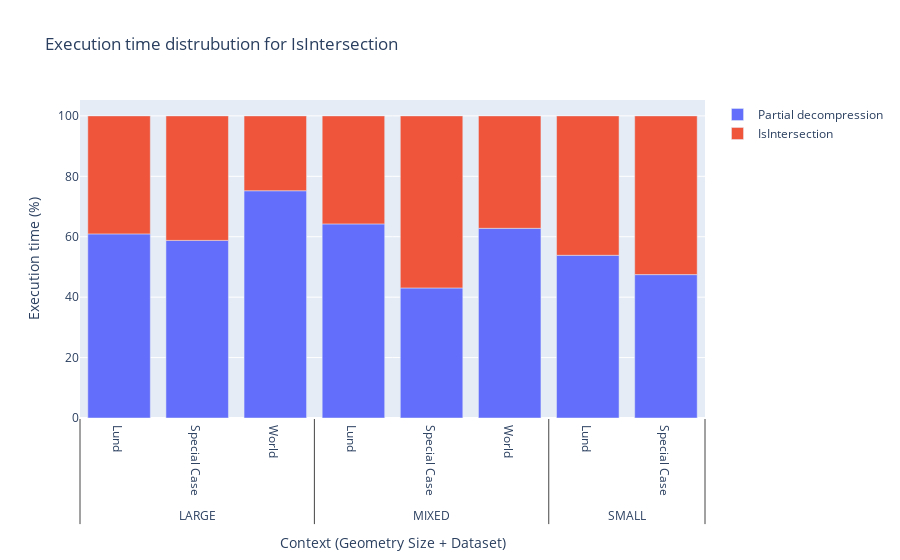
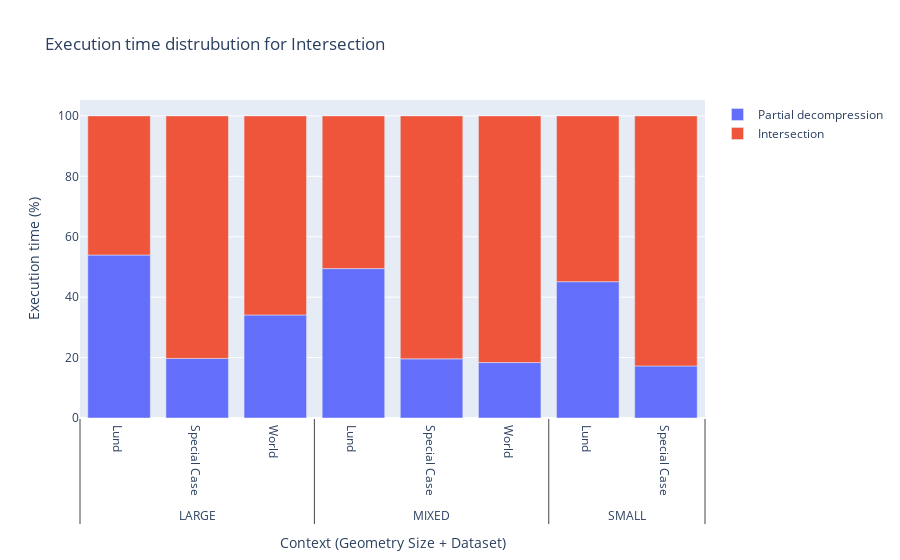

Here is the notebook cell these charts were saved with, in order:
### Code cell
pd.options.mode.chained_assignment = None  # default='warn'
import plotly.graph_objects as go

if SHOW_STATS:
    for idx, df in enumerate([stats_df[stats_df['predicate'] == True], stats_df[stats_df['predicate'] == False]]): #Loop through predicate and not predicate intersection seperately
        #Calculate decompression and intersection time fraction
        df["decomp"] = df["decomp"].div(df.total_time/100, axis=0);
        df['intersection' if idx == 1 else 'is_intersection'] = df.apply(lambda x: 100 - x['decomp'], axis=1);
        exec_fractions_df = df[["decomp", 'intersection' if idx == 1 else 'is_intersection', "dataset", "context"]];
        exec_fractions_df = exec_fractions_df.groupby(['context','dataset']).mean();
        exec_fractions_df.reset_index(inplace=True)
       
        x = [
            exec_fractions_df.context.values,
            exec_fractions_df.dataset.values
        ]
        fig = go.Figure()
        fig.add_bar(x=x,y=exec_fractions_df.decomp.values, name="Partial decompression")
        if idx == 0:
            fig.add_bar(x=x,y=exec_fractions_df.is_intersection.values, name="IsIntersection")
            fig.update_layout(title="Execution time distrubution for IsIntersection")

        else:
            fig.add_bar(x=x,y=exec_fractions_df.intersection.values, name="Intersection")
            fig.update_layout(title="Execution time distrubution for Intersection")
        fig.update_layout(barmode="relative", yaxis_title="Execution time (%)", xaxis_title="Context (Geometry Size + Dataset)")

        fig.show()

### Figure 1 — Plotly figure (JSON) as saved in the notebook; plotly's stock layout.template omitted (floating-point values rounded to 4 significant figures)
{"data": [{"name": "Partial decompression", "type": "bar", "x": [["LARGE", "LARGE", "LARGE", "MIXED", "MIXED", "MIXED", "SMALL", "SMALL"], ["Lund", "Special Case", "World", "Lund", "Special Case", "World", "Lund", "Special Case"]], "y": [60.94, 58.79, 75.22, 64.25, 43.05, 62.79, 53.86, 47.46]}, {"name": "IsIntersection", "type": "bar", "x": [["LARGE", "LARGE", "LARGE", "MIXED", "MIXED", "MIXED", "SMALL", "SMALL"], ["Lund", "Special Case", "World", "Lund", "Special Case", "World", "Lund", "Special Case"]], "y": [39.06, 41.21, 24.78, 35.75, 56.95, 37.21, 46.14, 52.54]}], "layout": {"barmode": "relative", "title": {"text": "Execution time distrubution for IsIntersection"}, "xaxis": {"title": {"text": "Context (Geometry Size + Dataset)"}}, "yaxis": {"title": {"text": "Execution time (%)"}}}}

### Figure 2 — Plotly figure (JSON) as saved in the notebook; plotly's stock layout.template omitted (floating-point values rounded to 4 significant figures)
{"data": [{"name": "Partial decompression", "type": "bar", "x": [["LARGE", "LARGE", "LARGE", "MIXED", "MIXED", "MIXED", "SMALL", "SMALL"], ["Lund", "Special Case", "World", "Lund", "Special Case", "World", "Lund", "Special Case"]], "y": [53.94, 19.72, 34.11, 49.45, 19.57, 18.35, 45.12, 17.23]}, {"name": "Intersection", "type": "bar", "x": [["LARGE", "LARGE", "LARGE", "MIXED", "MIXED", "MIXED", "SMALL", "SMALL"], ["Lund", "Special Case", "World", "Lund", "Special Case", "World", "Lund", "Special Case"]], "y": [46.06, 80.28, 65.89, 50.55, 80.43, 81.65, 54.88, 82.77]}], "layout": {"barmode": "relative", "title": {"text": "Execution time distrubution for Intersection"}, "xaxis": {"title": {"text": "Context (Geometry Size + Dataset)"}}, "yaxis": {"title": {"text": "Execution time (%)"}}}}
